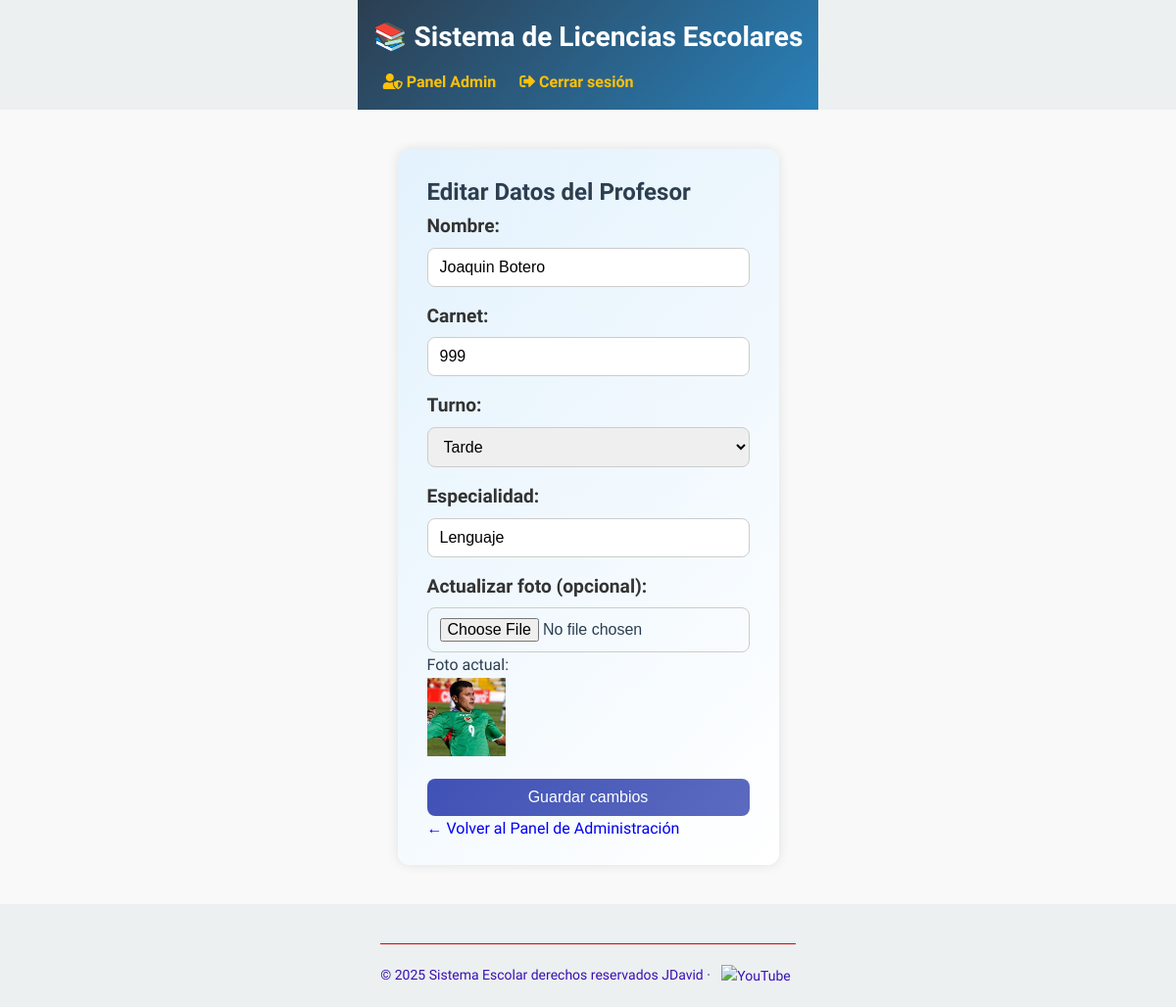
Page /editar_profesor/3 (signed in) on the committed database.
### tables this page shows
CREATE TABLE profesores (
            id INTEGER PRIMARY KEY AUTOINCREMENT,
            nombre TEXT,
            carnet TEXT UNIQUE,
            contrasena TEXT,
            turno TEXT,
            especialidad TEXT
        , foto TEXT);

### app.py (the view, shortened to what this page needs)
@app.route('/editar_profesor/<int:id>', methods=['GET', 'POST'])
def editar_profesor(id):
    if session.get('user_role') != 'admin':
        return redirect(url_for('login'))
    conn = get_db_connection()
    profesor = conn.execute('SELECT * FROM profesores WHERE id = ?', (id,)).fetchone()
    return render_template('editar_profesor.html', profesor=profesor)

### app.py (called while the page is built)
def get_db_connection():
    conn = sqlite3.connect('database.db')
    conn.row_factory = sqlite3.Row
    return conn

### templates/editar_profesor.html (shortened to what this page needs)
{% extends "base.html" %}
{% block content %}
  <div class="form-container">
    <h2>Editar Datos del Profesor</h2>
    <form method="POST" enctype="multipart/form-data" class="styled-form">
      <div class="form-group">
        <label for="nombre">Nombre:</label>
        <input type="text" name="nombre" id="nombre" value="{{ profesor['nombre'] }}" required>
      </div>
      <div class="form-group">
        <label for="carnet">Carnet:</label>
        <input type="text" name="carnet" id="carnet" value="{{ profesor['carnet'] }}" required>
      </div>
      <div class="form-group">
        <label for="turno">Turno:</label>
        <select name="turno" id="turno" required>
          <option value="tarde" {% if profesor['turno'] == 'tarde' %}selected{% endif %}>Tarde</option>
        </select>
      </div>
      <div class="form-group">
        <label for="especialidad">Especialidad:</label>
        <input type="text" name="especialidad" id="especialidad" value="{{ profesor['especialidad'] }}" required>
      </div>
      <div class="form-group">
        <label for="foto">Actualizar foto (opcional):</label>
        <input type="file" name="foto" id="foto" accept="image/*">
        {% if profesor['foto'] %}
          <p>Foto actual:</p>
          <img src="{{ url_for('static', filename='uploads/' ~ profesor['foto']) }}" alt="Foto actual" width="80">
        {% endif %}
      </div>
      <button type="submit" class="btn-primary">Guardar cambios</button>
    </form>
    <p><a href="{{ url_for('dashboard_admin') }}">← Volver al Panel de Administración</a></p>
  </div>
{% endblock %}

### static/css/styles.css (style rules this page uses)
:root { --primary-color: #2C3E50; --secondary-color: #3498DB; --accent-color: #F1C40F; --success-color: #2ECC71; --text-color: #2C3E50; --light-gray: #ECF0F1; --white: #FFFFFF; --shadow: 0 4px 6px rgba(0, 0, 0, 0.1); --radius: 8px; --gradient: linear-gradient(135deg, var(--primary-color), var(--secondary-color)); }
body { font-family: 'Segoe UI', Arial, sans-serif; margin: 0; padding: 0; background: var(--light-gray); color: var(--text-color); line-height: 1.6; }
body { font-family: 'Segoe UI', Arial, sans-serif; margin: 0; padding: 0; background: var(--light-gray); color: var(--text-color); line-height: 1.6; display: flex; flex-direction: column; align-items: center; }
.form-group { margin-bottom: 2rem; }
.form-group label { display: block; font-size: 1.2rem; margin-bottom: 0.8rem; color: var(--text-color); }
a { text-decoration: none; }
.form-container { max-width: 500px; margin: 40px auto; background: linear-gradient(135deg, #e3f2fd, #fff); padding: 25px 30px; border-radius: 12px; box-shadow: 0 0 12px rgba(0, 0, 0, 0.1); }
.styled-form .form-group { margin-bottom: 15px; }
.styled-form label { display: block; margin-bottom: 6px; font-weight: 600; color: #333; }
.styled-form input, .styled-form select { width: 100%; padding: 10px 12px; border-radius: 8px; border: 1px solid #ccc; outline: none; font-size: 16px; transition: border-color 0.2s; }
.btn-primary { width: 100%; padding: 10px; border: none; background: linear-gradient(135deg, #3f51b5, #5c6bc0); color: white; font-size: 16px; border-radius: 8px; cursor: pointer; transition: background 0.3s; }

### templates/base.html (style rules this page uses)
* { box-sizing: border-box; margin: 0; padding: 0; }
body { min-height: 100vh; }

### rows in the picture
profesores: nombre "Joaquin Botero", carnet "999", turno "Tarde", especialidad "Lenguaje", foto (picture)
